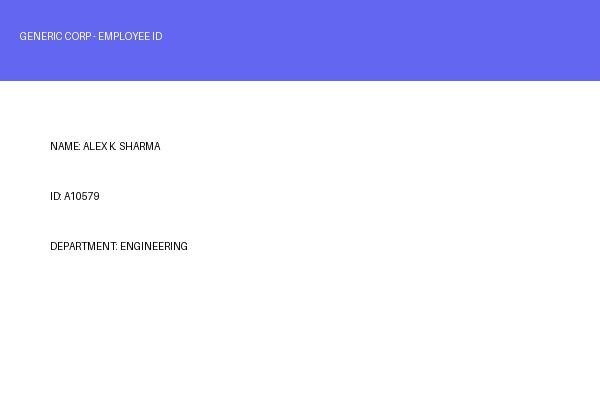
#> input picture sample_id.jpg, 600 x 400 px
$ python -i extractor.py   (imports and definitions only)
#> lines starting #> are read from the running program, lines starting #| are printed output that depends on the picture
#> further down, picture is the input picture: PIL image 600x400 RGB; mean R, G, B 222.8, 223.4, 251
import io
import re
import numpy as np
import pytesseract
from PIL import Image, ImageChops, ImageEnhance
import platform

# --- Tesseract path auto-configure for Windows ---
if platform.system() == "Windows":
    pytesseract.pytesseract.tesseract_cmd = r"C:\Program Files\Tesseract-OCR\tesseract.exe"


# ─────────────────────────────────────────────────────────
# Field Extraction Regexes
# ─────────────────────────────────────────────────────────
# Fields that need strict case matching (no IGNORECASE)
STRICT_CASE_FIELDS = {"name"}

PATTERNS = {
    "name": [
        # Must have label prefix first
        r"(?:Name|Full Name|Issued to|Awarded to|This certifies that)\s*[:\-]?\s*([A-Z][a-z]+(?:\s[A-Z][a-z]+)+)",
        # Standalone Title Case full name on its own line (min 2 words, each 3+ chars)
        r"^([A-Z][a-z]{2,}(?:\s[A-Z][a-z]{2,})+)$",
    ],
    "dob": [
        r"(?:DOB|Date of Birth|D\.O\.B|Born)\s*[:\-]?\s*(\d{1,2}[\/\-\.]\d{1,2}[\/\-\.]\d{2,4})",
        r"\b(\d{2}[\/\-]\d{2}[\/\-]\d{4})\b",
    ],
    "id_number": [
        r"(?:ID|ID No|Employee ID|Emp\. ID|ID Number|Reg\. No|Admission No)\s*[:\-]?\s*([A-Z0-9]{5,20})",
        r"\b([A-Z]{1,3}\d{5,10})\b",
        r"\b(\d{10,16})\b",
    ],
    "department": [
        r"(?:Dept|Department|DEPT|Division)\s*[:\-]?\s*([A-Za-z\s]+?)(?:\n|$)",
    ],
    "phone": [
        r"(?:\+91|0)?[\s\-]?([6-9]\d{9})",
    ],
    "email": [
        r"[a-zA-Z0-9._%+\-]+@[a-zA-Z0-9.\-]+\.[a-zA-Z]{2,}",
    ],
}


# [73 lines left out: functions _match_patterns, extract_text_via_ocr, parse_fields, not called in this run]


# ─────────────────────────────────────────────────────────
# Tamper Detection — ELA (Error Level Analysis)
# ─────────────────────────────────────────────────────────
def run_ela(image: Image.Image, quality: int = 90) -> dict:
    """
    Error Level Analysis — fast path optimized:
    - Resizes large images before ELA (biggest speed win)
    - Re-saves at known JPEG quality, computes pixel differences
    Returns tamper risk score 0–100 and a verdict.
    """
#> called with quality = 90
    try:
        img_rgb = image.convert("RGB")

        # ── Speed optimization: cap ELA image size at 1200px wide ──
        max_dim = 1200
        w, h = img_rgb.size
#> w = 600; h = 400
        if w > max_dim or h > max_dim:
            scale = max_dim / max(w, h)
            img_rgb = img_rgb.resize(
                (int(w * scale), int(h * scale)),
                Image.LANCZOS
            )

        buffer = io.BytesIO()
        img_rgb.save(buffer, format="JPEG", quality=quality)
        buffer.seek(0)
        recompressed = Image.open(buffer).convert("RGB")

        ela_image = ImageChops.difference(img_rgb, recompressed)

        extrema = ela_image.getextrema()
#> extrema = ((0, 16), (0, 16), (0, 38))
        max_diff = max([e[1] for e in extrema]) if extrema else 1
#> max_diff = 38
        if max_diff == 0:
            max_diff = 1

        scale_factor = 255.0 / max_diff
#> scale_factor = 6.71
        ela_enhanced = ImageEnhance.Brightness(ela_image).enhance(scale_factor)
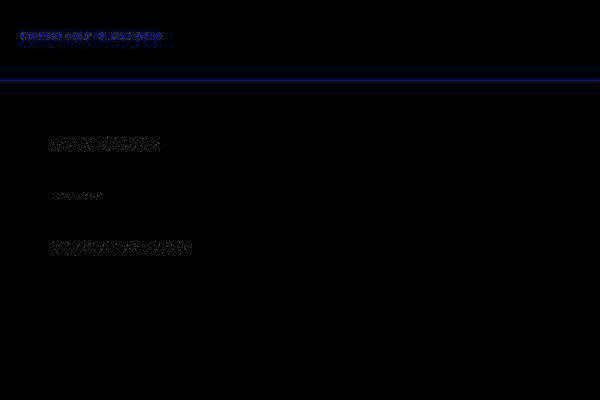
#> ela_enhanced: PIL image 600x400 RGB; mean R, G, B 0.6, 0.8, 2

        ela_arr = np.array(ela_enhanced).astype(np.float32)
        flat = ela_arr.flatten()
        threshold = np.percentile(flat, 95)
#> threshold = 6
        anomaly_pixels = flat[flat >= threshold]
        tamper_score = float(np.mean(anomaly_pixels)) / 255.0 * 100
#> tamper_score = 7.05
        tamper_score = min(round(tamper_score, 1), 100.0)
#> tamper_score = 7

        if tamper_score < 20:
            verdict = "✅ Authentic"
            risk = "Low"
        elif tamper_score < 50:
            verdict = "⚠️ Suspicious"
            risk = "Medium"
        else:
            verdict = "🚨 Likely Tampered"
            risk = "High"

        return {
            "ela_score": tamper_score,
            "risk_level": risk,
            "verdict": verdict,
            "details": f"ELA anomaly score: {tamper_score:.1f}/100"
        }

    except Exception as e:
        return {
            "ela_score": 0,
            "risk_level": "Unknown",
            "verdict": "⚠️ Analysis Failed",
            "details": str(e)
        }


# ─────────────────────────────────────────────────────────
# Main DocumentExtractor Class
# ─────────────────────────────────────────────────────────
class DocumentExtractor:
    """
    Optimized document intelligence pipeline:
    1. Single Tesseract call → both raw text + confidence
    2. Regex parsing identifies named fields
    3. ELA tamper detection (capped resolution for speed)

    LayoutLMv3 is intentionally disabled: loading a 500MB transformer
    model on every button click was the primary cause of slow analysis.
    Tesseract-only mode is fast and accurate for structured documents.
    """

    # [32 lines left out: functions __init__, extract_fields, not called in this run]

>>> from PIL import Image
>>> picture = Image.open('../sample_id.jpg')
>>> result = run_ela(picture)
#> result = {'ela_score': 7, 'risk_level': 'Low', 'verdict': '✅ Authentic', 'details': 'ELA anomaly score: 7.0/100'}
